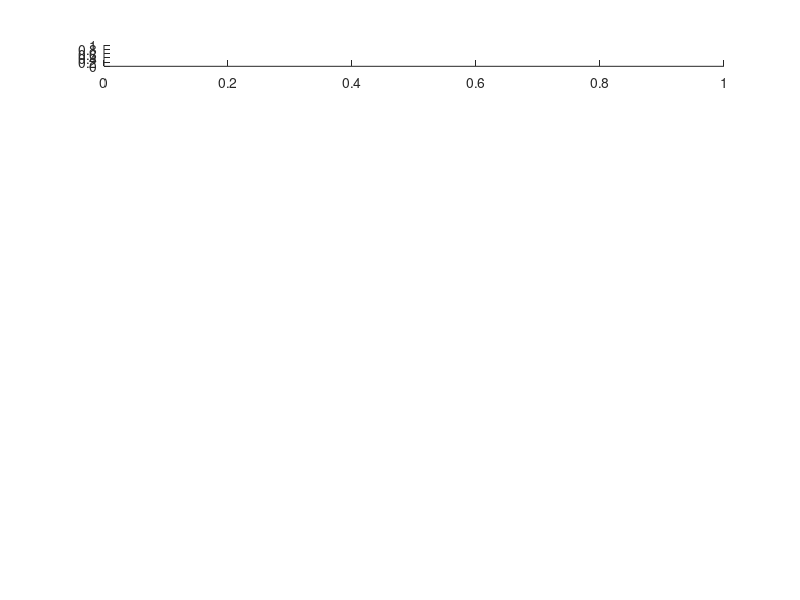

MATLAB code for this plot: (Note: this script raises an error after producing the figure.)
NModes=5;
for i=1:NModes
    figallM = figure(2);
    figallM = subplot(9,1,i);
    A = figallM.Position;
    if(i==1)
        legA = legend;
        legall = legA.Position;
        
    end
    figchange = figure(1);
    figchange = subplot(NModes,1,i);
    figchange.Position = A;
    if(i==1)
        leg = legend;
        leg.Position= legall;
    end
end
